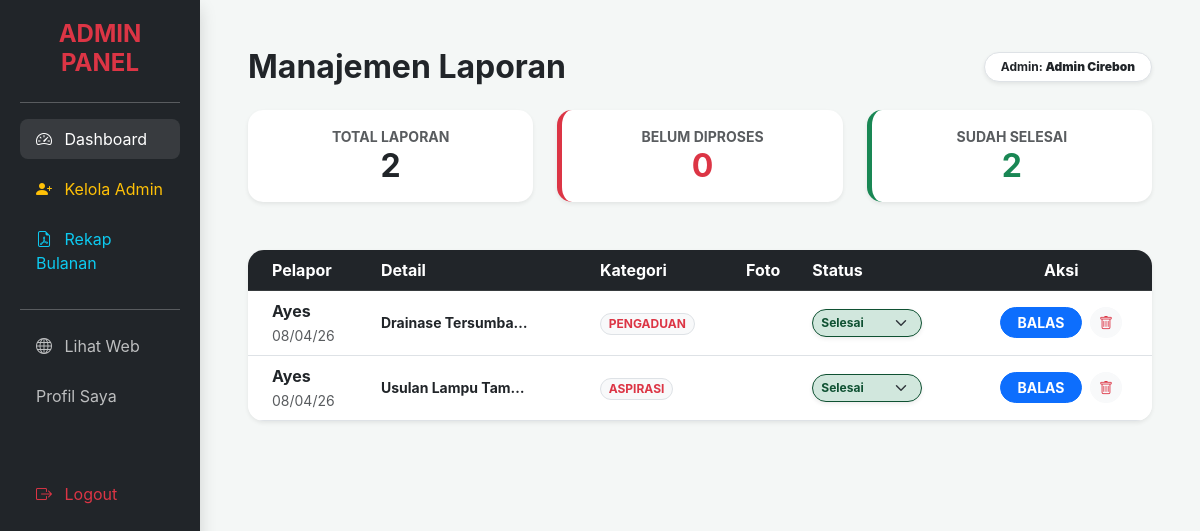
The app's page /uts/admin/validasi_admin.php (signed in) with its own data.
### tables this page shows
CREATE TABLE `laporan` (
  `id_laporan` int(11) NOT NULL,
  `id_user` int(11) NOT NULL,
  `judul` varchar(200) NOT NULL,
  `isi_laporan` text NOT NULL,
  `kategori` enum('PENGADUAN','ASPIRASI') NOT NULL,
  `foto` varchar(255) DEFAULT NULL,
  `lokasi` varchar(255) DEFAULT NULL,
  `status` enum('pending','proses','selesai','ditolak') DEFAULT 'pending',
  `created_at` timestamp NOT NULL DEFAULT current_timestamp()
);

CREATE TABLE `users` (
  `id_user` int(11) NOT NULL,
  `nama_lengkap` varchar(100) NOT NULL,
  `username` varchar(50) NOT NULL,
  `password` varchar(255) NOT NULL,
  `level` enum('admin','user') NOT NULL,
  `points` int(11) DEFAULT 0
);

### uts/admin/validasi_admin.php (the view, shortened to what this page needs)
<?php
include '../koneksi.php';
$total_laporan   = mysqli_num_rows(mysqli_query($conn, "SELECT id_laporan FROM laporan"));
$laporan_pending = mysqli_num_rows(mysqli_query($conn, "SELECT id_laporan FROM laporan WHERE status='pending'"));
$laporan_selesai = mysqli_num_rows(mysqli_query($conn, "SELECT id_laporan FROM laporan WHERE status='selesai'"));
?>
<!DOCTYPE html>
<html lang="id">
<head>
    <link href="https://cdn.jsdelivr.net/npm/bootstrap@5.3.0/dist/css/bootstrap.min.css" rel="stylesheet">
    <link rel="stylesheet" href="https://cdn.jsdelivr.net/npm/bootstrap-icons@1.11.1/font/bootstrap-icons.css">
</head>
<body>
<div class="container-fluid">
    <div class="row">
        <div class="col-md-2 p-0">
            <div class="sidebar shadow">
                <h4 class="fw-bold mb-4 text-danger text-center">ADMIN PANEL</h4>
                <hr>
                <div class="nav flex-column">
                    <a href="validasi_admin.php" class="nav-link active"><i class="bi bi-speedometer2 me-2"></i> Dashboard</a>
                    <a href="kelola_admin.php" class="nav-link text-warning"><i class="bi bi-person-plus-fill me-2"></i> Kelola Admin</a>
                    <a href="laporan_bulanan.php" class="nav-link text-info"><i class="bi bi-file-earmark-pdf me-2"></i> Rekap Bulanan</a>
                    <hr>
                    <a href="../index.php" class="nav-link"><i class="bi bi-globe me-2"></i> Lihat Web</a>
                    <a href=".../profile.php" class="nav-link">Profil Saya</a>
                    <a href="../logout.php" class="nav-link text-danger mt-5"><i class="bi bi-box-arrow-right me-2"></i> Logout</a>
                </div>
            </div>
        </div>
        <div class="col-md-10 offset-md-2 p-5">
            <div class="d-flex justify-content-between align-items-center mb-4">
                <h2 class="fw-bold m-0">Manajemen Laporan</h2>
                <span class="badge bg-white text-dark shadow-sm p-2 px-3 border rounded-pill">
                    Admin: <strong><?= $_SESSION['nama_lengkap']; ?></strong>
                </span>
            </div>
            <div class="row mb-5 text-center">
                <div class="col-md-4">
                    <div class="card card-stat shadow-sm p-3">
                        <small class="text-muted fw-bold">TOTAL LAPORAN</small>
                        <h2 class="fw-bold m-0"><?= $total_laporan; ?></h2>
                    </div>
                </div>
                <div class="col-md-4">
                    <div class="card card-stat shadow-sm p-3 border-start border-danger border-5">
                        <small class="text-muted fw-bold text-danger">BELUM DIPROSES</small>
                        <h2 class="fw-bold m-0 text-danger"><?= $laporan_pending; ?></h2>
                    </div>
                </div>
                <div class="col-md-4">
                    <div class="card card-stat shadow-sm p-3 border-start border-success border-5">
                        <small class="text-muted fw-bold text-success">SUDAH SELESAI</small>
                        <h2 class="fw-bold m-0 text-success"><?= $laporan_selesai; ?></h2>
                    </div>
                </div>
            </div>
            <div class="card border-0 shadow-sm rounded-4 overflow-hidden">
                <div class="table-responsive">
                    <table class="table table-hover align-middle mb-0">
                        <thead class="table-dark">
                            <tr>
                                <th class="ps-4">Pelapor</th>
                                <th>Detail</th>
                                <th>Kategori</th>
                                <th>Foto</th>
                                <th>Status</th>
                                <th class="text-center">Aksi</th>
                            </tr>
                        </thead>
                        <tbody>
                            <?php
                            $sql = mysqli_query($conn, "SELECT laporan.*, users.nama_lengkap FROM laporan JOIN users ON laporan.id_user = users.id_user ORDER BY created_at DESC");
                            while($data = mysqli_fetch_assoc($sql)) :
                            ?>
                            <tr class="clickable-row" onclick="window.location='../detail_laporan.php?id=<?= $data['id_laporan']; ?>'">
                                <td class="ps-4">
                                    <div class="fw-bold"><?= explode(' ', $data['nama_lengkap'])[0]; ?></div>
                                    <small class="text-muted"><?= date('d/m/y', strtotime($data['created_at'])); ?></small>
                                </td>
                                <td>
                                    <div class="small fw-bold text-truncate" style="max-width: 150px;"><?= $data['judul']; ?></div>
                                </td>
                                <td><span class="badge bg-light text-danger border rounded-pill"><?= $data['kategori']; ?></span></td>
                                <td>
                                </td>
                                <td class="no-click" onclick="event.stopPropagation();">
                                    <form action="update_status.php" method="POST">
    <select name="status" class="form-select form-select-sm rounded-pill fw-bold shadow-sm"
            onchange="this.form.submit()"
            style="font-size: 0.75rem; width: 110px; cursor: pointer;
            background-color: <?= ($data['status']=='pending' ? '#f8d7da' : ($data['status']=='proses' ? '#fff3cd' : '#d1e7dd')); ?>;
            color: <?= ($data['status']=='pending' ? '#842029' : ($data['status']=='proses' ? '#664d03' : '#0f5132')); ?>;
            border: 1px solid currentColor;">
        <option value="selesai" <?= ($data['status'] == 'selesai') ? 'selected' : ''; ?>>Selesai</option>
    </select>
</form>
                                </td>
                                <td class="text-center no-click" onclick="event.stopPropagation();">
                                    <a href="balas_laporan.php?id=<?= $data['id_laporan']; ?>" class="btn btn-sm btn-primary rounded-pill px-3 fw-bold">BALAS</a>
                                    <a href="hapus_laporan.php?id=<?= $data['id_laporan']; ?>" class="btn btn-sm btn-light text-danger rounded-circle ms-1" onclick="return confirm('Hapus?')"><i class="bi bi-trash"></i></a>
                                </td>
                            </tr>
                            <?php endwhile; ?>
                        </tbody>
                    </table>
                </div>
            </div>
        </div>
    </div>
</div>
</body>
</html>

### uts/admin/validasi_admin.php (style rules this page uses)
body { background-color: #f4f7f6; font-family: 'Inter', sans-serif; }
.sidebar { background: #212529; min-height: 100vh; color: white; padding: 20px; position: fixed; width: 16.666%; }
.nav-link { color: rgba(255,255,255,0.7); margin-bottom: 10px; border-radius: 8px; transition: 0.3s; }
.nav-link:hover, .nav-link.active { color: white; background: rgba(255,255,255,0.1); }
.card-stat { border: none; border-radius: 15px; transition: 0.3s; }
.clickable-row { cursor: pointer; }
.no-click { position: relative; z-index: 5; }

### records on screen
laporan: id_user.nama_lengkap "Ayes", created_at "08/04/26", judul "Drainase Tersumba…", kategori "PENGADUAN", status "Selesai"
laporan: id_user.nama_lengkap "Ayes", created_at "08/04/26", judul "Usulan Lampu Tam…", kategori "ASPIRASI", status "Selesai"

### other values on screen
$_SESSION['nama_lengkap'] "Admin Cirebon"
$total_laporan "2"
$laporan_pending "0"
$laporan_selesai "2"
